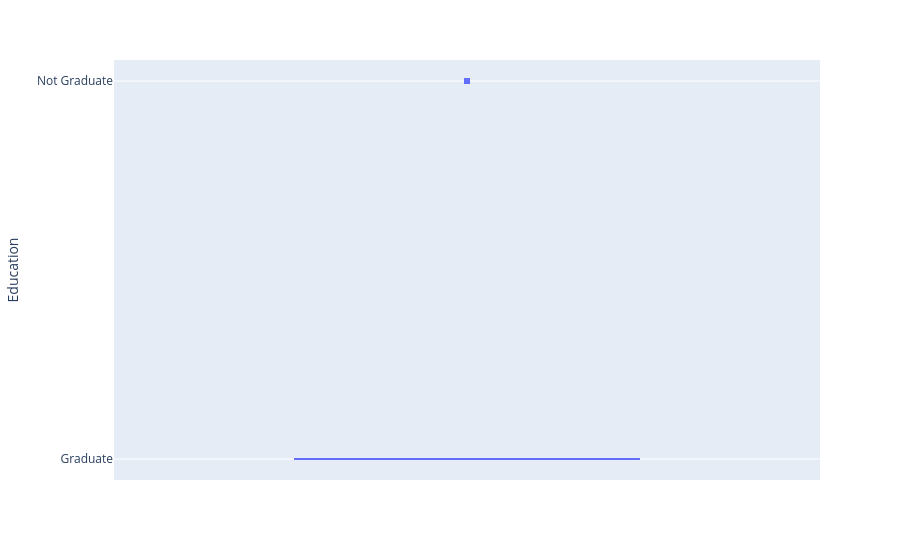

The notebook cell saved with this chart:
### Code cell
fig = px.box(df,y= 'Education')
fig.show()

### Figure 1 — Plotly figure (JSON) as saved in the notebook; plotly's stock layout.template omitted (floating-point values rounded to 4 significant figures; data arrays with more than 128 entries replaced by an {"elided": "..."} marker saying what was removed)
{"data": [{"alignmentgroup": "True", "hovertemplate": "Education=%{y}<extra></extra>", "legendgroup": "", "marker": {"color": "#636efa"}, "name": "", "notched": false, "offsetgroup": "", "orientation": "v", "showlegend": false, "type": "box", "x0": " ", "xaxis": "x", "y": {"elided": "614 str values"}, "y0": " ", "yaxis": "y"}], "layout": {"boxmode": "group", "legend": {"tracegroupgap": 0}, "margin": {"t": 60}, "xaxis": {"anchor": "y", "domain": [0, 1]}, "yaxis": {"anchor": "x", "domain": [0, 1], "title": {"text": "Education"}}}}
